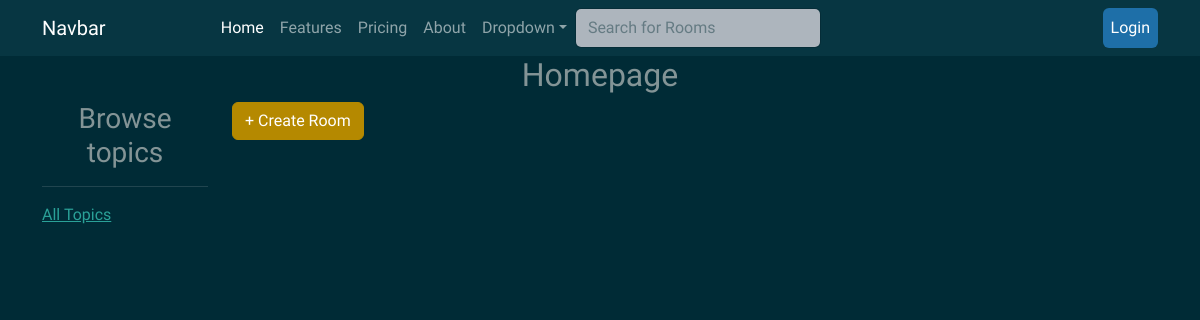
The app's page /, older data.
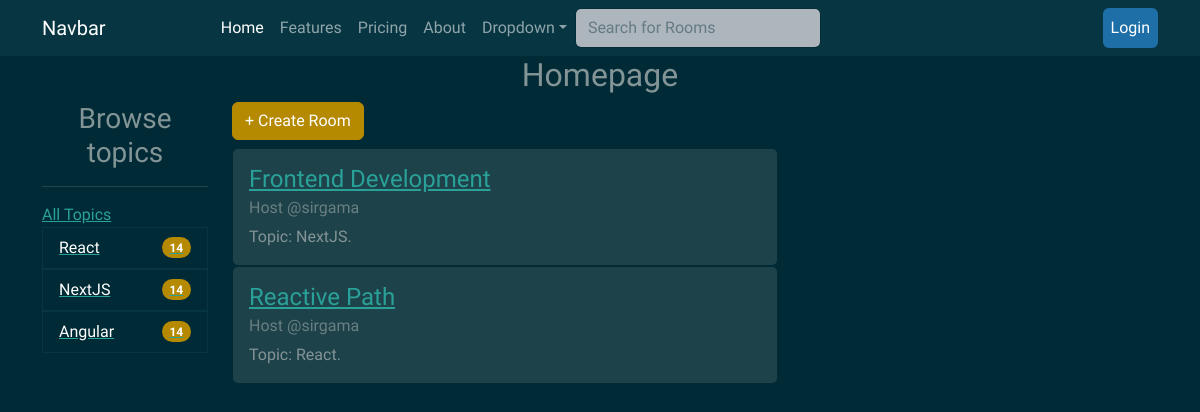
The same page, newer data.
### mainapp/models.py (models this page shows, shortened)
class Topic(models.Model):
    name = models.CharField(max_length=200)

class Room(models.Model):
    host = models.ForeignKey(User,on_delete=models.SET_NULL, null=True)
    topic = models.ForeignKey(Topic, on_delete=models.SET_NULL, null=True)
    name = models.CharField(max_length=100)
    description = models.TextField(null=True, blank=True)
    updated = models.DateTimeField(auto_now=True)
    created = models.DateTimeField(auto_now_add=True)
    class Meta:
        ordering = ['-updated', '-created']

### mainapp/views.py (the view)
# urls.py: 2. Add a URL to urlpatterns:  path('', views.home, name='home')
def home(request):
    q = request.GET.get('q') if request.GET.get('q')!= None else ''
    room = Room.objects.filter(Q(topic__name__icontains = q) | Q(name__icontains=q) | Q(description__icontains=q) | Q(host__username__icontains=q))
    topic = Topic.objects.all()
    context = {
        "rooms":room,
        "topics":topic
    }
    return render(request, 'mainapp/home.html', context)

### mainapp/templates/mainapp/home.html (shortened to what this page needs)
{% extends 'mainapp/base.html' %}
{% load static %}
{% block content %}
{% include 'mainapp/navbar.html' %}
<h2 class="text-center">Homepage</h2>
<div class="container">
    <div class="row">
        <div class="col-md-2">
            <h3 class="text-center">Browse topics</h3>
            <hr>
            <a href="{% url 'home' %}">All Topics</a>
            <ul class="list-group">
                {% for topic in topics %}
                   <a href="{% url 'home' %}?q={{topic.name}}"> <li class="list-group-item d-flex justify-content-between align-items-center">
                    {{topic.name}}
                    <span class="badge bg-primary rounded-pill">14</span>
                    </li></a>
                {% endfor %}
            </ul>
        </div>
        <div class="col-md-6">
           <a href="{% url 'newroom' %}"><h6 class="btn btn-primary">+ Create Room</h6></a>
            {% for room in rooms %}
            <div class="card">
                <div class="card-body">
                  <h4 class="card-title"><a href="{% url 'room' room.id %}">{{room.name}}</a></h4>
                  <h6 class="card-subtitle mb-2 text-muted">Host @{{room.host.username}}</h6>
                  <p class="card-text">Topic: {{room.topic.name}}.</p>
                </div>
              </div>
              {% endfor %}
        </div>
        <div class="col-md-3">
        </div>
    </div>
</div>
{% endblock %}

### mainapp/templates/mainapp/base.html (shortened to what this page needs)
{% load static %}
<!DOCTYPE html>
<html lang="en">
<head>
    <link rel="stylesheet" href="https://cdnjs.cloudflare.com/ajax/libs/bootswatch/5.2.0/solar/bootstrap.min.css" />
</head>
<body>
    {% block content %}
    {% endblock %}
</body>
</html>

### mainapp/templates/mainapp/navbar.html (shortened to what this page needs)
{% load static %}
<nav class="navbar navbar-expand-lg navbar-dark bg-dark">
    <div class="container">
      <a class="navbar-brand" href="#">Navbar</a>
      <div class="collapse navbar-collapse" id="navbarColor02">
        <ul class="navbar-nav m-auto">
          <li class="nav-item">
            <a class="nav-link active" href="{% url 'home' %}">Home
            </a>
          </li>
          <li class="nav-item">
            <a class="nav-link" href="#">Features</a>
          </li>
          <li class="nav-item">
            <a class="nav-link" href="#">Pricing</a>
          </li>
          <li class="nav-item">
            <a class="nav-link" href="#">About</a>
          </li>
          <li class="nav-item dropdown">
            <a class="nav-link dropdown-toggle" data-bs-toggle="dropdown" href="#" role="button" aria-haspopup="true" aria-expanded="false">Dropdown</a>
          </li>
           <form class="d-flex" method="GET" action="{% url 'home' %}">
          <input class="form-control me-sm-2" type="text" placeholder="Search for Rooms" name="q" pwa2-uuid="EDITOR/input-863-FCC-3BBCC-11C" pwa-fake-editor="">
        </form>
        </ul>
      </div>
      <div class="collapse navbar-collapse" id="navbarColor02">
        <ul class="navbar-nav ms-auto">
            {% if request.user.is_authenticated %}
            <li class="nav-item">
                <a class="nav-link active btn btn-success" href="{% url 'logout' %}">Logout
                    <span class="visually-hidden">(current)</span>
                </a>
            </li>
            {% else %}
                <li class="nav-item">
                    <a class="nav-link active btn btn-info" href="{% url 'log' %}">Login
                    </a>
                </li>
            {% endif %}
        </ul>
      </div>
    </div>
  </nav>

Row changes from the older to the newer data that the page shows:
added Topic: name "React"
added Topic: name "NextJS"
added Topic: name "Angular"
added Room: name "Frontend Development", host.username "sirgama", topic.name "NextJS"
added Room: name "Reactive Path", host.username "sirgama", topic.name "React"
